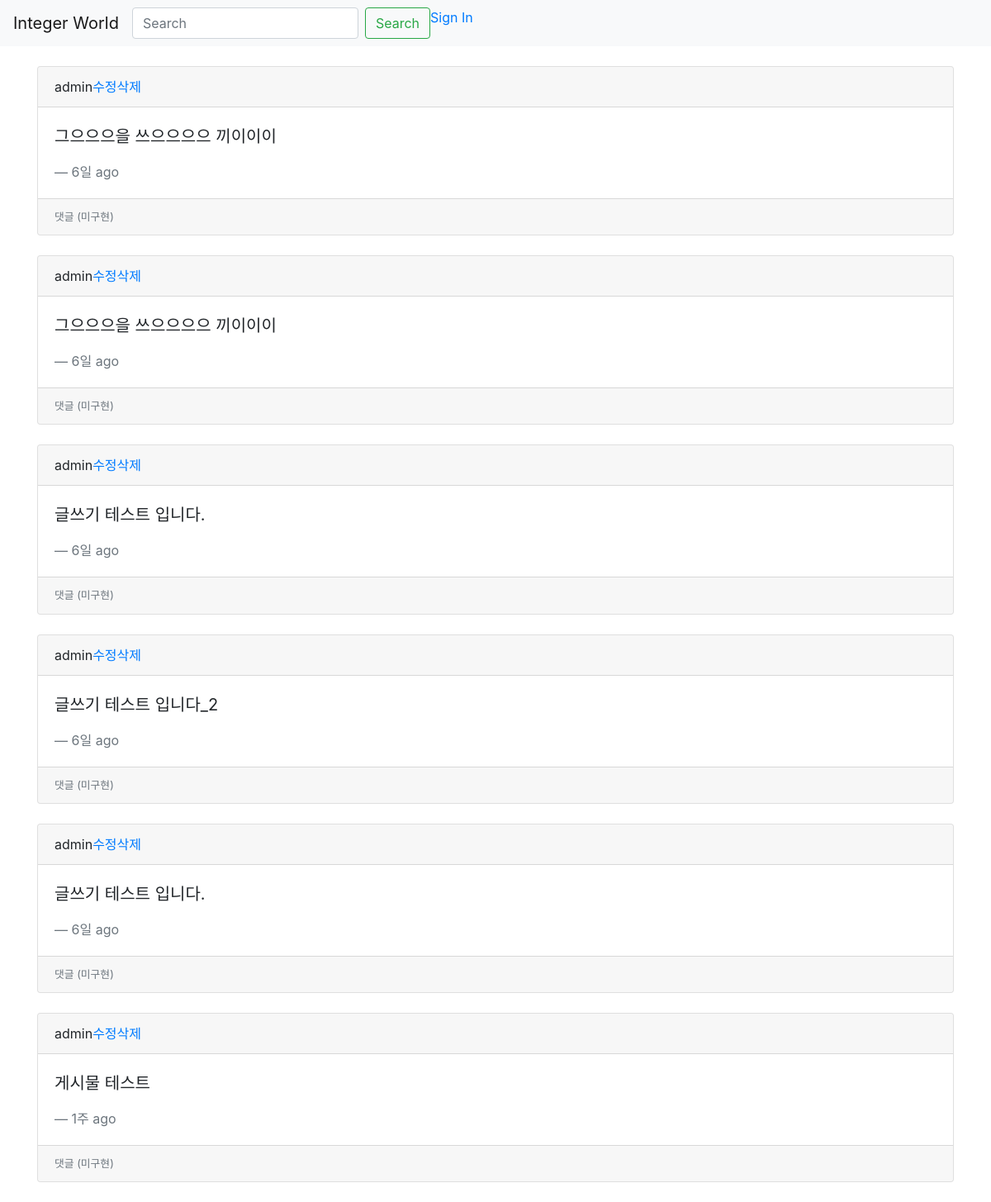
Before: /intworldapp/index/ with the older database file.
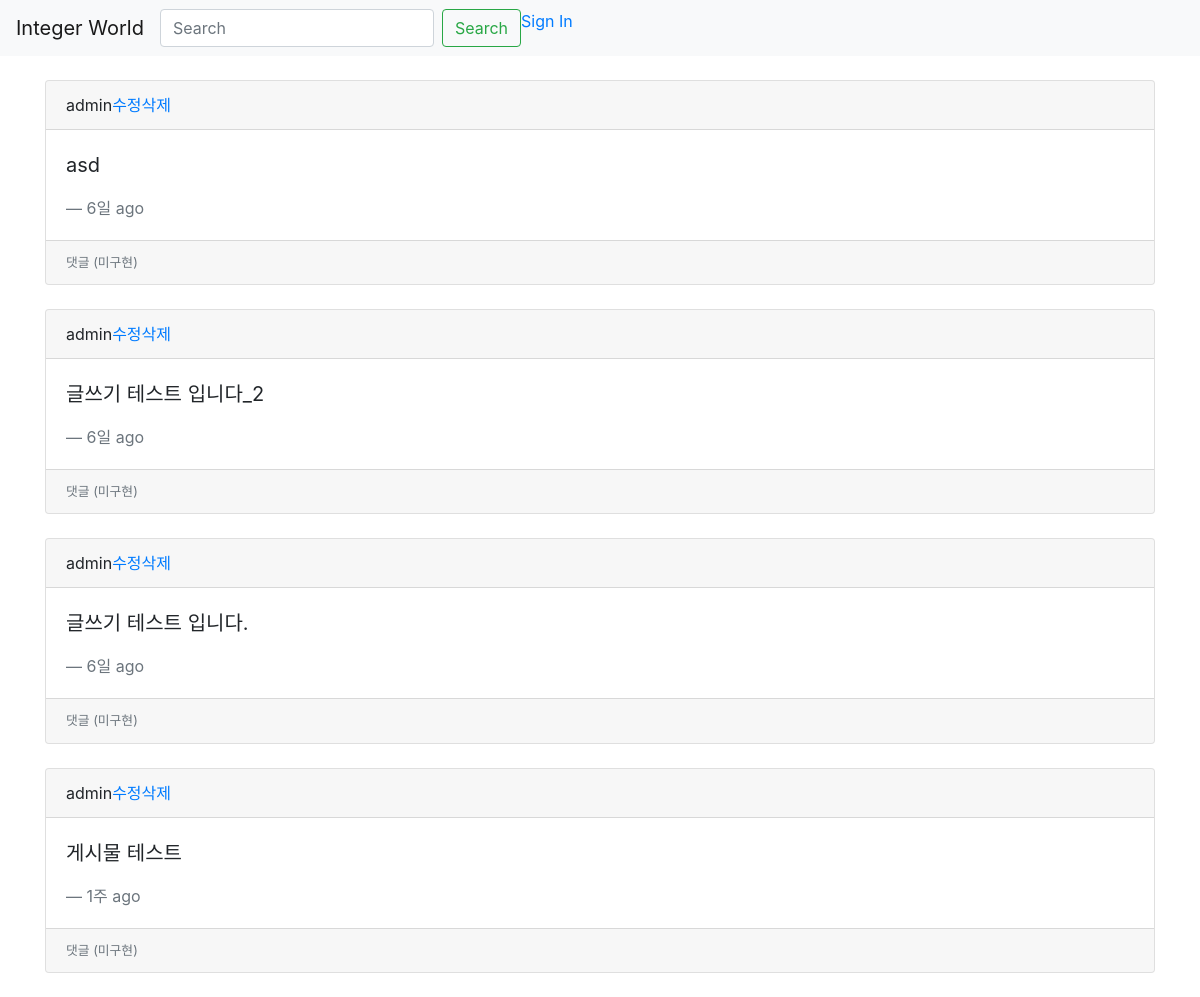
After: the same page with the newer database file.
### intworldapp/models.py (models this page shows, shortened)
class Post(models.Model):
    main_text = models.CharField(max_length=200)
    create_user = models.ForeignKey(User, on_delete = models.CASCADE)
    create_date = models.DateTimeField('date published')
    update_date = models.DateTimeField('date published', null = True)

### intworldapp/views.py (the view)
# urls.py: path('index/', views.index, name="index"),
def index(request):
    posts = Post.objects.order_by('-id')
    return render(request, 'index.html', {'posts':posts})

### intworldapp/templates/index.html
{% extends 'base.html' %}
{% load humanize %}
{% block content %}
<body>
    {% for post in posts.all %}
    <div class="card">
        <div class="card-header">{{ post.create_user }}<a href="{% url 'update' post.id %}">수정</a><a href="{% url 'delete' post.id %}">삭제</a></div>
        <div class="card-body">
          <blockquote class="blockquote mb-0">
            <p>{{ post.main_text }}</p>
            <footer class="blockquote-footer">{{ post.create_date | naturaltime }}</footer>
          </blockquote>
        </div>
        <div class="card-footer">
            <small class="text-muted">댓글 (미구현)</small>
        </div>
      </div>
      <br>
      {% endfor %}
</body>
{% endblock %}

Changed rows visible on the page:
removed Post: create_user "admin", main_text "그으으으을 쓰으으으으 끼이이이", create_date "6일 ago"
removed Post: create_user "admin", main_text "글쓰기 테스트 입니다.", create_date "6일 ago"
changed Post: main_text "그으으으을 쓰으으으으 끼이이이" → "asd"
